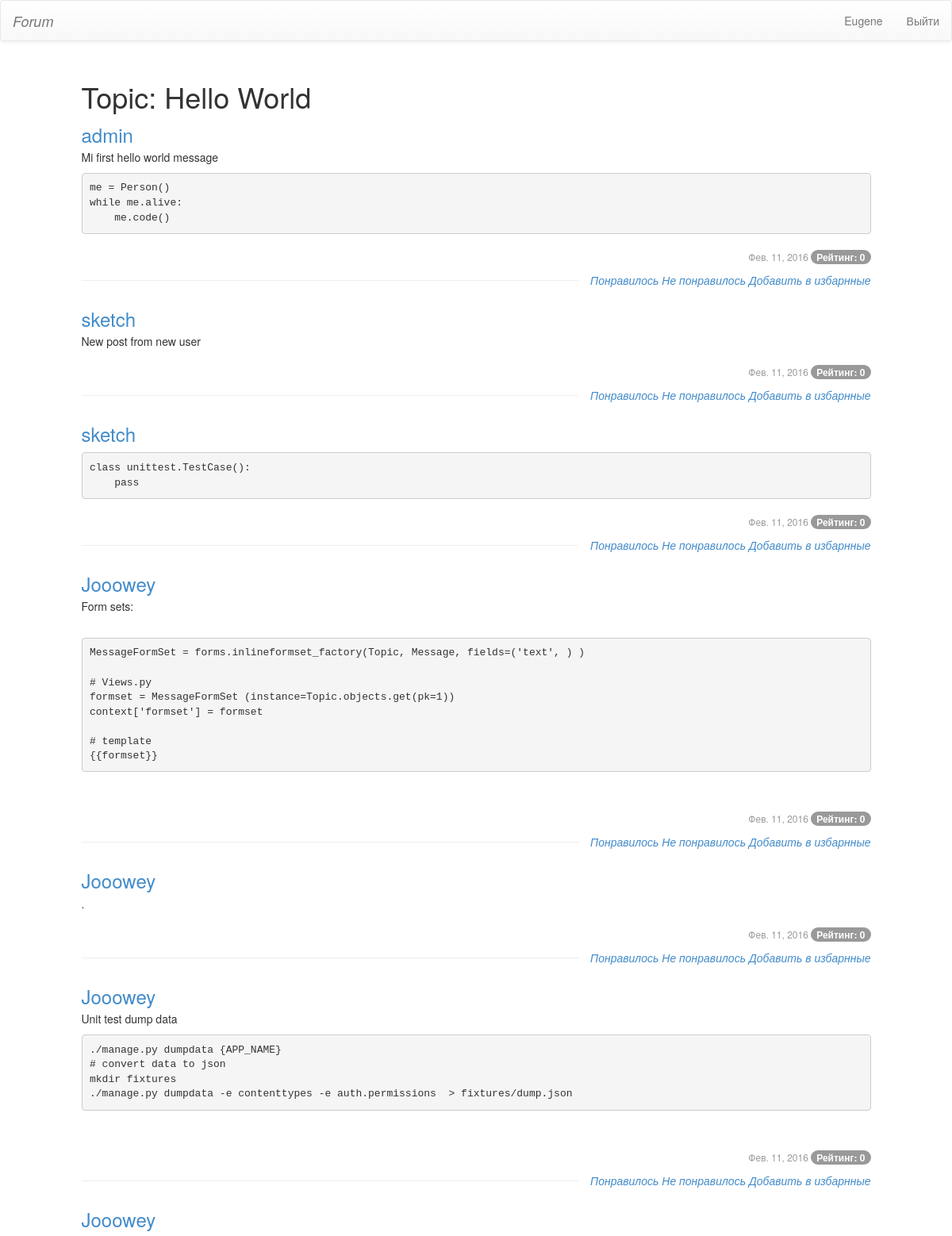
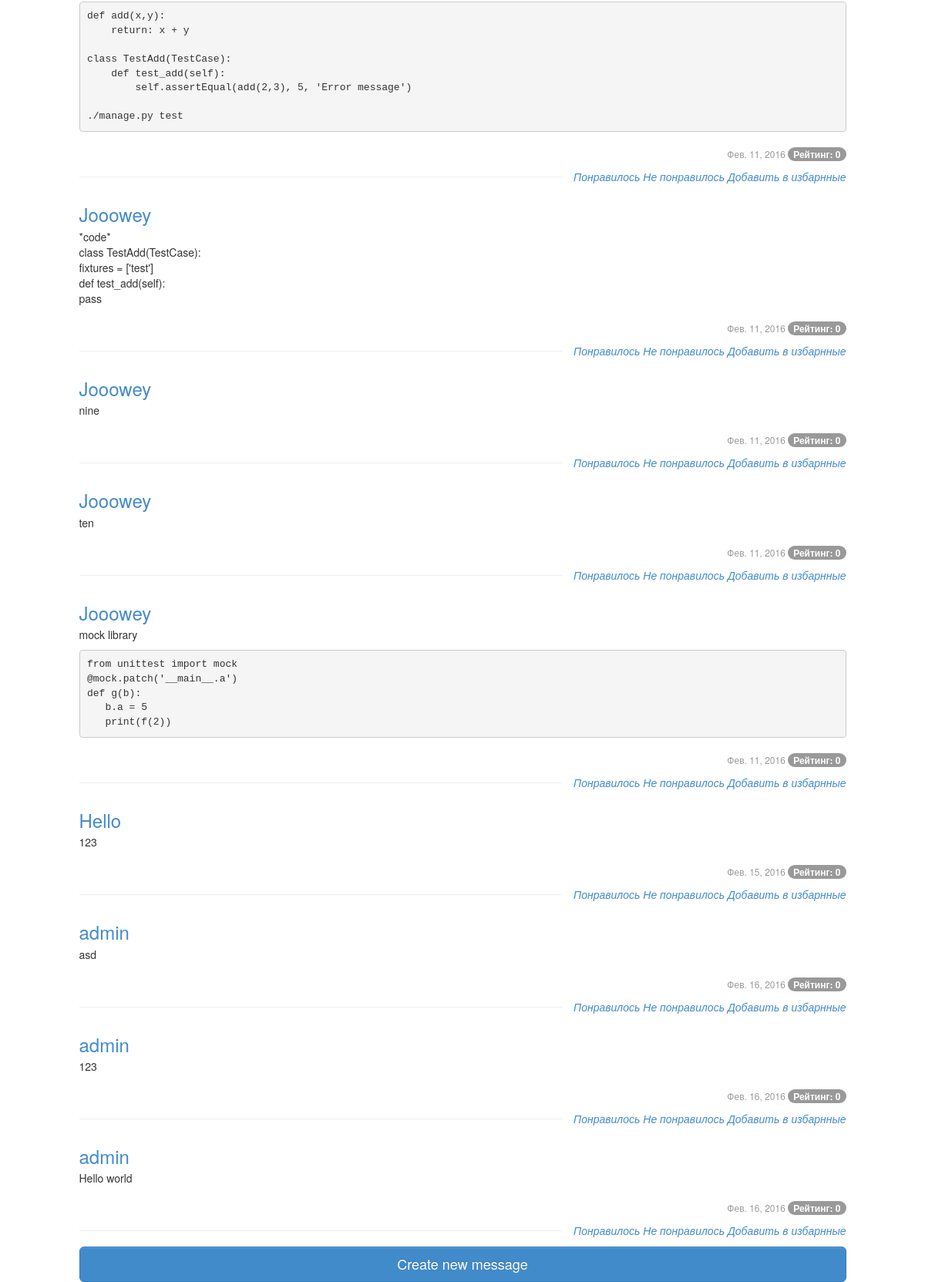
The page /topics/1/ (signed in) on the database its author committed (2 pictures, top to bottom).
### topics/models.py (models this page shows, shortened)
class Topic(models.Model):
    name = models.CharField(max_length=1000, unique_for_date='date')
    date = models.DateField(auto_now_add=True)
    state = models.CharField(max_length=1, choices=TOPIC_STATE, default='O')
    author = models.ForeignKey(User)
    moder = models.ForeignKey(Moder)
    class Meta:
        verbose_name_plural = 'Темы'

class Message(models.Model):
    author = models.ForeignKey(User, verbose_name='Автор')
    topic = models.ForeignKey(Topic, verbose_name='Тема')
    date = models.DateField('Дата', auto_now_add=True)
    text = models.TextField('Текст сообщения')
    rate = models.IntegerField('Рейтинг', default=0)
    def colorize(self):
        code = '*code*'
        return self.text.split(code) if self.text.count(code) == 2 else False
    def __str__(self):
        return self.text
    class Meta:
        verbose_name_plural = 'Сообщения'
        verbose_name = "Сообщение"

### topics/views.py (the view)
# urls.py: url(r"^(?P<id>[0-9]+)/$", detail),
def detail(request, id):
    try:
        topic = Topic.objects.get(id=int(id))
    except ObjectDoesNotExist:
        raise Http404
    messages = Message.objects.filter(topic=topic)
    if request.method == 'POST':
        form = MessageModelForm(request.POST)
        user = request.user
        if form.is_valid():
            pre_saved_form = form.save(commit=False)
            pre_saved_form.topic = topic
            pre_saved_form.author = user
            pre_saved_form.save()
            return redirect('/topics/%s' % id)
    else:
        form = MessageModelForm()
    return render(request, 'detail.html', {
        'topic': topic,
        'messages': messages,
        'message_form': form
    })

### topics/templates/detail.html (shortened to what this page needs)
{% extends 'index.html' %}
{% load bootstrap %}
{% block content %}
    <h1>Topic: {{ topic.name }}</h1>
    {% for message in messages %}
        <div class="media">
            <div class="media-body">
                <h3 class="media-heading text-primary">{{ message.author }}</h3>
                {% if message.colorize %}
                    {{ message.colorize.0|linebreaks}}
                    <pre class="prettyprint">{{ message.colorize.1}}</pre>
                    {{ message.colorize.2|linebreaks}}
                {% else %}
                {{ message|linebreaks }}
                {% endif %}
            </div>
            <h6 class="text-muted text-right">
                {{ message.date }}  <span class="badge badge-inverse">Рейтинг: {{ message.rate }}</span>
            </h6>
            <div class="btn-toolbar pull-right">
                <div class="btn-group">
                    <a href="#"><i class="fa fa-thumbs-up"> Понравилось </i></a>
                    <a href="#"><i class="fa fa-thumbs-down"> Не понравилось </i></a>
                    <a href="#"><i class="fa fa-star"> Добавить в избарнные </i></a>
                </div>
            </div>
            <hr>
        </div>
    {% endfor %}
    <a href="/topics/create/{{ topic.id }}" class="btn btn-block btn-primary btn-lg">Create new message</a>
{% endblock %}

### topics/templates/index.html (shortened to what this page needs)
{% load staticfiles %}
<!DOCTYPE html>
<html>
<head>
    <link rel="stylesheet" href="{% static 'css/bootstrap-theme.css' %}">
    <link rel="stylesheet" href="{% static 'css/bootstrap.css' %}">
</head>
<body>
{% include 'header.html' %}
<div class="row">
    <div id="shadow" class="col-md-10 col-md-offset-1" style="margin-top: 10px">
        {% block content %}{% endblock %}
    </div>
</div>
</body>
</html>

### topics/templates/header.html (shortened to what this page needs)
<nav class="navbar navbar-default" role="navigation">
    <div class="navbar-header">
		<a class="navbar-brand" href="{% url 'index' %}"> <i class="fa fa-comments-o"> Forum</i></a>
    </div>
	<div class="collapse navbar-collapse navbar-ex1-collapse">
        <ul class="nav navbar-nav navbar-right">
            {% if user.is_authenticated %}
                <li><a href="#">{{ user.username }} </a></li>
                <li><a href="{% url 'logout' %}">Выйти </a></li>
            {% else %}
                <li><a href="{% url 'login' %}">Войти или Зарегестрироваться <i class="fa fa-sign-in"></i> </a></li>
            {% endif %}
		</ul>
	</div>
</nav>

### rows shown on the page
Topic: name "Hello World"
Message: author "admin", colorize.0 "Mi first hello world message", colorize.1 "me = Person() while me.alive: me.code()", date "Фев. 11, 2016", rate "0"
Message: author "sketch", text "New post from new user", date "Фев. 11, 2016", rate "0"
Message: author "sketch", colorize.1 "class unittest.TestCase(): pass", date "Фев. 11, 2016", rate "0"
Message: author "Jooowey", colorize.0 "Form sets:", colorize.1 "MessageFormSet = forms.inlineformset_factory(Topic, Message, fields=('text', ) ) # Views.py formset = MessageFormSet (instance=Topic.objects.get(pk=1)) context['formset'] = formset # template {{formset}}", date "Фев. 11, 2016", rate "0"
Message: author "Jooowey", text ".", date "Фев. 11, 2016", rate "0"
Message: author "Jooowey", colorize.0 "Unit test dump data", colorize.1 "./manage.py dumpdata {APP_NAME} # convert data to json mkdir fixtures ./manage.py dumpdata -e contenttypes -e auth.permissions > fixtures/dump.json", date "Фев. 11, 2016", rate "0"
Message: author "Jooowey", colorize.1 "def add(x,y): return: x + y class TestAdd(TestCase): def test_add(self): self.assertEqual(add(2,3), 5, 'Error message') ./manage.py test", date "Фев. 11, 2016", rate "0"
Message: author "Jooowey", text "*code* class TestAdd(TestCase): fixtures = ['test'] def test_add(self): pass", date "Фев. 11, 2016", rate "0"
Message: author "Jooowey", text "nine", date "Фев. 11, 2016", rate "0"
Message: author "Jooowey", text "ten", date "Фев. 11, 2016", rate "0"
Message: author "Jooowey", colorize.0 "mock library", colorize.1 "from unittest import mock @mock.patch('__main__.a') def g(b): b.a = 5 print(f(2))", date "Фев. 11, 2016", rate "0"
Message: author "Hello", text "123", date "Фев. 15, 2016", rate "0"
Message: author "admin", text "asd", date "Фев. 16, 2016", rate "0"
Message: author "admin", text "123", date "Фев. 16, 2016", rate "0"
Message: author "admin", text "Hello world", date "Фев. 16, 2016", rate "0"

### other values the page prints
{{ user.username }} "Eugene"
